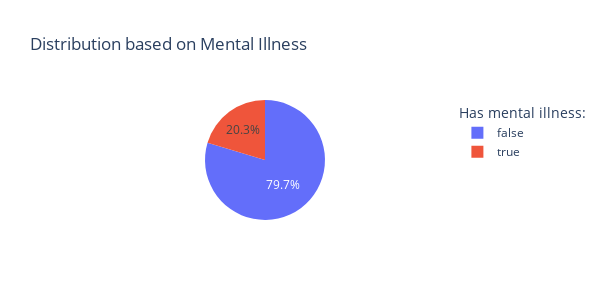

Here is the notebook cell this chart was saved with:
### Code cell
fig = px.pie(df, names='was_mental_illness_related', title='Distribution based on Mental Illness', labels={'was_mental_illness_related': 'Mental Illness Related'},
             height=300, width=600)
fig.update_layout(legend_title='Has mental illness:')

fig.show()

### Figure 1 — Plotly figure (JSON) as saved in the notebook; plotly's stock layout.template omitted (floating-point values rounded to 4 significant figures; data arrays with more than 128 entries replaced by an {"elided": "..."} marker saying what was removed)
{"data": [{"domain": {"x": [0, 1], "y": [0, 1]}, "hovertemplate": "Mental Illness Related=%{label}<extra></extra>", "labels": {"elided": "8815 bool values"}, "legendgroup": "", "name": "", "showlegend": true, "type": "pie"}], "layout": {"height": 300, "legend": {"title": {"text": "Has mental illness:"}, "tracegroupgap": 0}, "title": {"text": "Distribution based on Mental Illness"}, "width": 600}}
